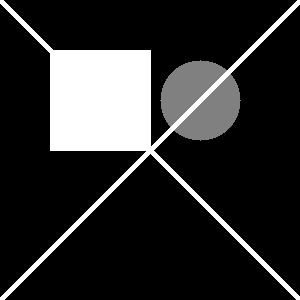
#> input picture Task5/test_image_opencv.jpg, 300 x 300 px; its folder holds only this picture in this run
$ python -i segmentation.py   (imports and definitions only)   (older library calls are emulated)
#> lines starting #> are read from the running program, lines starting #| are printed output that depends on the picture
#> further down, picture is the input picture: shape (300, 300, 3); min 0, max 255, mean 45.3
import cv2
import numpy as np
import matplotlib.pyplot as plt

# ---------- Global Thresholding ----------
# [140 lines left out: functions global_thresholding, multi_level_thresholding, region_growing, watershed_segmentation, kmeans_segmentation, sobel_edge_detection, not called in this run]

def canny_edge_detection(image, low_threshold=None, high_threshold=None):
    if image.ndim == 3:
        image = cv2.cvtColor(image, cv2.COLOR_BGR2GRAY)
    if low_threshold is None or high_threshold is None:
        median = np.median(image)
#> median = 0
        low_threshold = max(0, (1.0 - 0.33) * median)
#> low_threshold = 0
        high_threshold = min(255, (1.0 + 0.33) * median)
#> high_threshold = 0
    edges = cv2.Canny(image, int(low_threshold), int(high_threshold))
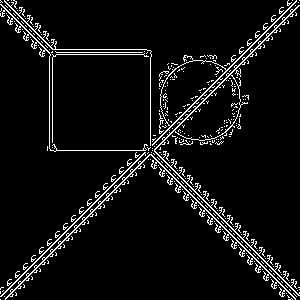
#> edges: shape (300, 300); 6.3% white in thin lines or dots
    return edges, (low_threshold, high_threshold)

# [10 lines left out: function laplacian_edge_detection, not called in this run]

# ---------- Hough Lines ----------
def hough_line_detection(edge_image, min_line_length=50, max_line_gap=10):
#> called with min_line_length = 50, max_line_gap = 10
    if edge_image.ndim == 3:
        edge_image = cv2.cvtColor(edge_image, cv2.COLOR_BGR2GRAY)
    lines = cv2.HoughLinesP(edge_image, 1, np.pi/180, threshold=50,
                            minLineLength=min_line_length, maxLineGap=max_line_gap)
#> lines = 39 rows, first 6: [1, 296, 296, 1], [5, 299, 299, 5], [0, 296, 296, 0], [5, 298, 298, 5], [144, 147, 295, 298], [152, 148, 299, 295]
    return lines

def detect_lines_with_hough(image, edge_method='canny', min_line_length=50):
    if edge_method.lower() == 'canny':
        edges, _ = canny_edge_detection(image)
    elif edge_method.lower() == 'sobel':
        edges, _, _ = sobel_edge_detection(image)
    elif edge_method.lower() == 'laplacian':
        edges, _ = laplacian_edge_detection(image)
    else:
        raise ValueError("edge_method must be 'canny', 'sobel', or 'laplacian'")

    lines = hough_line_detection(edges, min_line_length=min_line_length)
    line_params = []
    if lines is not None:
        for line in lines:
            x1, y1, x2, y2 = line[0]
            if x2 != x1:
                slope = (y2 - y1) / (x2 - x1)
                intercept = y1 - slope * x1
                angle = np.arctan(slope) * 180 / np.pi
            else:
                slope = float('inf')
                intercept = x1
                angle = 90
            length = np.sqrt((x2 - x1)**2 + (y2 - y1)**2)
            line_params.append({
                'points': (x1, y1, x2, y2),
                'slope': slope,
                'intercept': intercept,
                'angle': angle,
                'length': length
            })
#> this loop made 39 passes
#> (x1, y1, x2, y2, slope, intercept, angle, length) on passes 1 to 12: (1, 296, 296, 1, -1, 297, -45, 417.2), (5, 299, 299, 5, -1, 304, -45, 415.8), (0, 296, 296, 0, -1, 296, -45, 418.6), (5, 298, 298, 5, -1, 303, -45, 414.4), (144, 147, 295, 298, 1, 3, 45, 213.5), (152, 148, 299, 295, 1, -4, 45, 207.9), (148, 152, 295, 299, 1, 4, 45, 207.9), (4, 1, 57, 54, 1, -3, 45, 74.95), (143, 150, 282, 294, 1.04, 1.86, 46.01, 200.1), (150, 138, 299, 287, 1, -12, 45, 210.7), (150, 142, 296, 288, 1, -8, 45, 206.5), (11, 296, 295, 12, -1, 307, -45, 401.6)
#> after the loop, line_params = 39 items
    return edges, lines, line_params

# [21 lines left out: functions visualize_lines, create_test_image, not called in this run]

# ---------- Example Usage ----------
# [44 lines not run here, left out]

>>> import cv2
>>> picture = cv2.imread('test_image_opencv.jpg')
>>> result = detect_lines_with_hough(picture)

$ run again, on Task5/watershed_segmentation_opencv.jpg
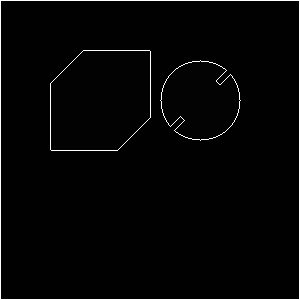
#> input picture Task5/watershed_segmentation_opencv.jpg, 300 x 300 px
#> picture is the input picture: shape (300, 300, 3); min 0, max 255, mean 6.3
#> median = 1
#> low_threshold = 0.67
#> high_threshold = 1.33
#> in canny_edge_detection, `edges = cv2.Canny(image, int(low_threshold), int(high_threshold))`:
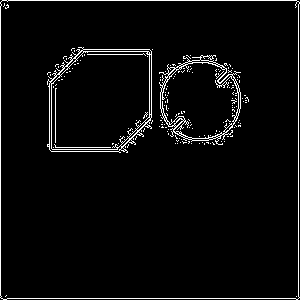
#> edges: shape (300, 300); 3.9% white in thin lines or dots
#> in hough_line_detection, `lines = cv2.HoughLinesP(edge_image, 1, np.pi/180, threshold=50, minLin..`: lines = 17 rows, first 6: [2, 0, 296, 0], [0, 297, 0, 2], [1, 298, 298, 298], [298, 296, 298, 1], [71, 54, 121, 54], [55, 151, 55, 65]
#> the loop in detect_lines_with_hough, `for line in lines:` made 17 passes
#> (x1, y1, x2, y2, slope, intercept, angle, length) on passes 1 to 8: (2, 0, 296, 0, 0, 0, 0, 294), (0, 297, 0, 2, inf, 0, 90, 295), (1, 298, 298, 298, 0, 298, 0, 297), (298, 296, 298, 1, inf, 298, 90, 295), (71, 54, 121, 54, 0, 54, 0, 50), (55, 151, 55, 65, inf, 55, 90, 86), (149, 126, 149, 49, inf, 149, 90, 77), (51, 151, 51, 78, inf, 51, 90, 73)
#> after the loop in detect_lines_with_hough, `for line in lines:`: line_params = 17 items
